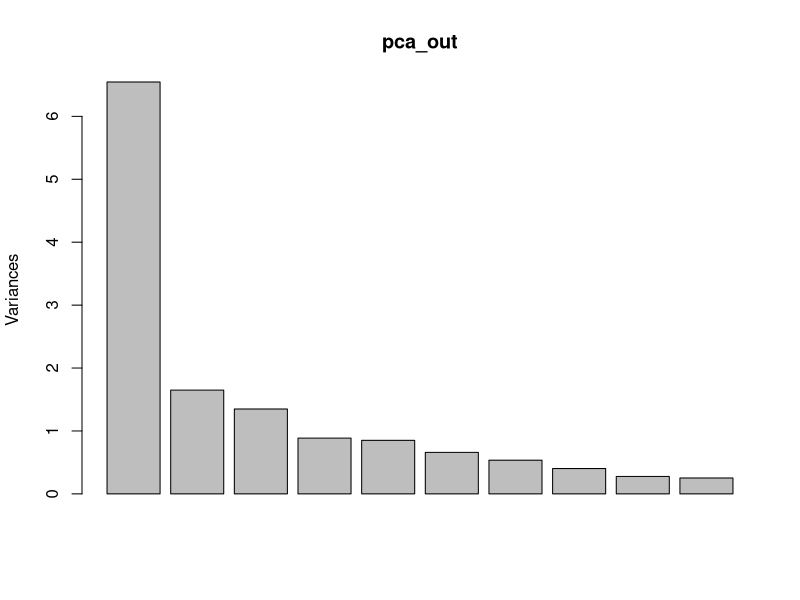
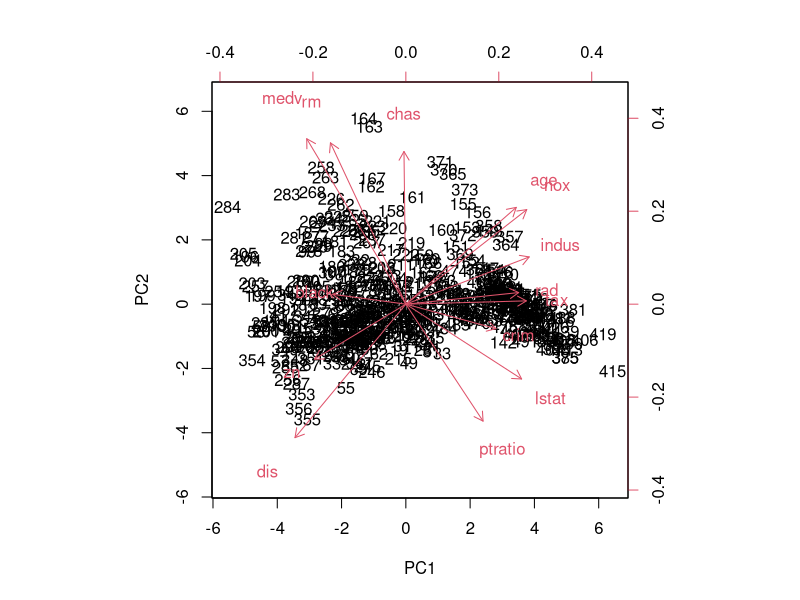

Write R code to recreate these figures, in order.
install.packages("MASS")
data(Boston, package = "MASS")
pca_out = prcomp(Boston, scale.= T)
pca_out
plot(pca_out)
biplot(pca_out, scale = 0)
boston_pc = pca_out$x
boston_pc
head(boston_pc)
summary(boston_pc)